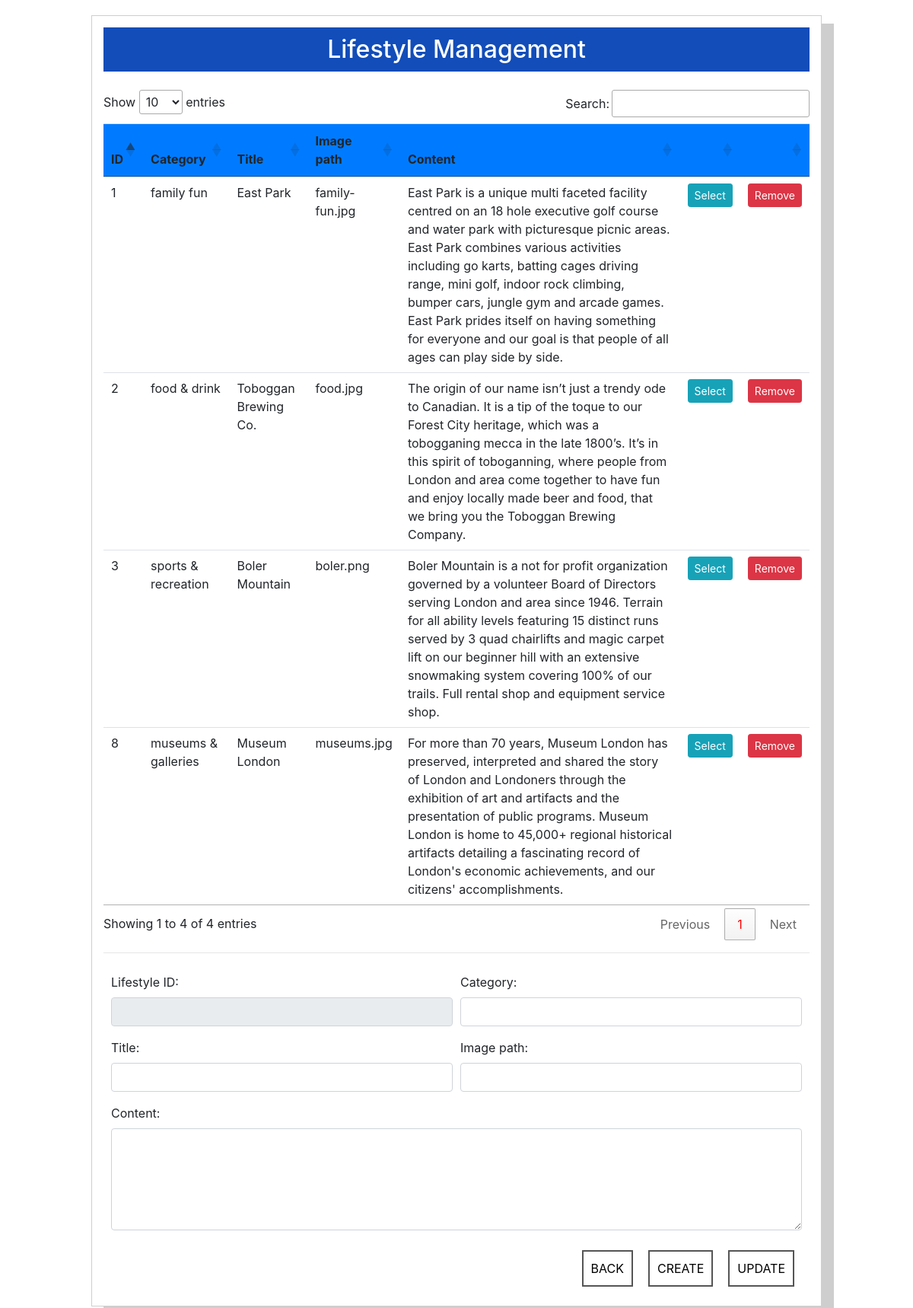
The app's page /admin/cms_lifestyle.php (signed in) with its own data.
### tables this page shows
CREATE TABLE `lifestyle` (
  `lifestyle_id` int(11) NOT NULL AUTO_INCREMENT,
  `category` varchar(128) NOT NULL,
  `lifestyle_title` varchar(128) NOT NULL,
  `lifestyle_image` text NOT NULL,
  `lifestyle_content` varchar(1500) NOT NULL,
  PRIMARY KEY (`lifestyle_id`)
);

### admin/cms_lifestyle.php (the view, shortened to what this page needs)
<?php
require("connection.php");
$fetch_lifeStyle = "SELECT * FROM lifestyle";
$lifestyle       = mysqli_query($link, $fetch_lifeStyle);
if ($lifestyle) {
    $lifestyle_table = "<table class='table table-sm cmsTables'><thead><tr class='bg-primary'><th>ID</th><th>Category</th><th>Title</th><th>Image path</th><th>Content</th><th></th><th></th></tr></thead><tbody><br>";
    while ($row = mysqli_fetch_array($lifestyle)) {
        $lifestyle_table .= "<tr><td>" . $row["lifestyle_id"] .
                            "</td><td>" . $row["category"] .
                            "</td><td>" . $row["lifestyle_title"] .
                            "</td><td>" . $row["lifestyle_image"] .
                            "</td><td>" . $row["lifestyle_content"] .
                            "</td><td><a class='btn btn-sm btn-info selectLifestyle' href='#' id='" . $row["lifestyle_id"] . "'>Select</a>" .
                            "</td><td><a class='btn btn-sm btn-danger' href='caller.php?caller_id=deleteLifestyle&id=" . $row["lifestyle_id"] . "'>Remove</a></td></tr>";
    }
    $lifestyle_table .= "</tbody></table>";
}
?>
<!DOCTYPE HTML>
<html>
<head>
<link rel="stylesheet" href="../css/bootstrap.css">
<link rel="stylesheet" type="text/css" href="//cdn.datatables.net/1.10.16/css/jquery.dataTables.min.css" />
<link rel="stylesheet" href="../css/font-awesome.min.css">
<link rel="stylesheet" href="../css/cms.css">
</head>
<body>
<div class="cmsPanel">
    <h2>Lifestyle Management</h2>
    <?php if (!empty($lifestyle_table))
        echo $lifestyle_table; ?>
    <hr>
    <form action="cms_lifestyle.php" method="post">
        <div class="form-row">
            <div class="form-group col-md-6">
                <label for="lifestyleId">Lifestyle ID:</label>
                <input type="text" class="form-control" name="id" id="lifestyleId" readonly />
            </div>
            <div class="form-group col-md-6">
                <label for="lfCategory">Category:</label>
                <input type="text" class="form-control" name="category" id="lfCategory" />
            </div>
        </div>
        <div class="form-row">
            <div class="form-group col-md-6">
                <label for="lfTitle">Title:</label>
                <input type="text" class="form-control" name="title" id="lfTitle" />
            </div>
            <div class="form-group col-md-6">
                <label for="lfImage">Image path:</label>
                <input type="text" class="form-control" name="image" id="lfImage" />
            </div>
        </div>
        <div class="form-row">
            <div class="form-group col-md-12">
                <label for="lfContent">Content:</label>
                <textarea class="form-control" name="content" id="lfContent" rows="5"></textarea>
            </div>
        </div>
        <input type="submit" name="updateLifestyle" value="UPDATE">
        <input type="submit" name="newLifestyle" value="CREATE">
        <a href="index.php" class="backBtn">BACK</a>
    </form>
</div>
</body>
</html>

### css/cms.css (style rules this page uses)
h2 { text-align: center; padding: 10px 0; background: #124db9; color: #ffffff; margin: 0; }
a, a:hover { color: #ffffff; text-decoration: none; }
input[type=submit], .backBtn { border: 2px solid #555555; padding: 10px; color: #000000; background: #ffffff; float: right; margin: 10px; cursor: pointer; }
.cmsPanel { width: 80%; margin: 20px 10%; background: #ffffff; padding: 15px; border: 1px solid #cecece; box-shadow: 16px 11px 0px #cecece; overflow: auto; }
form { padding: 10px; }

### records on screen
lifestyle: lifestyle_id "1", category "family fun", lifestyle_title "East Park", lifestyle_image "family-fun.jpg", lifestyle_content "East Park is a unique multi faceted facility centred on an 18 hole executive golf course and water park with picturesque picnic areas. East Park combines various activities including go karts, batting cages driving range, mini golf, indoor rock climbing, bumper cars, jungle gym and arcade games. East Park prides itself on having something for everyone and our goal is that people of all ages can play side by side."
lifestyle: lifestyle_id "2", category "food & drink", lifestyle_title "Toboggan Brewing Co.", lifestyle_image "food.jpg", lifestyle_content "The origin of our name isn’t just a trendy ode to Canadian. It is a tip of the toque to our Forest City heritage, which was a tobogganing mecca in the late 1800’s. It’s in this spirit of toboganning, where people from London and area come together to have fun and enjoy locally made beer and food, that we bring you the Toboggan Brewing Company."
lifestyle: lifestyle_id "3", category "sports & recreation", lifestyle_title "Boler Mountain", lifestyle_image "boler.png", lifestyle_content "Boler Mountain is a not for profit organization governed by a volunteer Board of Directors serving London and area since 1946. Terrain for all ability levels featuring 15 distinct runs served by 3 quad chairlifts and magic carpet lift on our beginner hill with an extensive snowmaking system covering 100% of our trails. Full rental shop and equipment service shop."
lifestyle: lifestyle_id "8", category "museums & galleries", lifestyle_title "Museum London", lifestyle_image "museums.jpg", lifestyle_content "For more than 70 years, Museum London has preserved, interpreted and shared the story of London and Londoners through the exhibition of art and artifacts and the presentation of public programs. Museum London is home to 45,000+ regional historical artifacts detailing a fascinating record of London's economic achievements, and our citizens' accomplishments."
